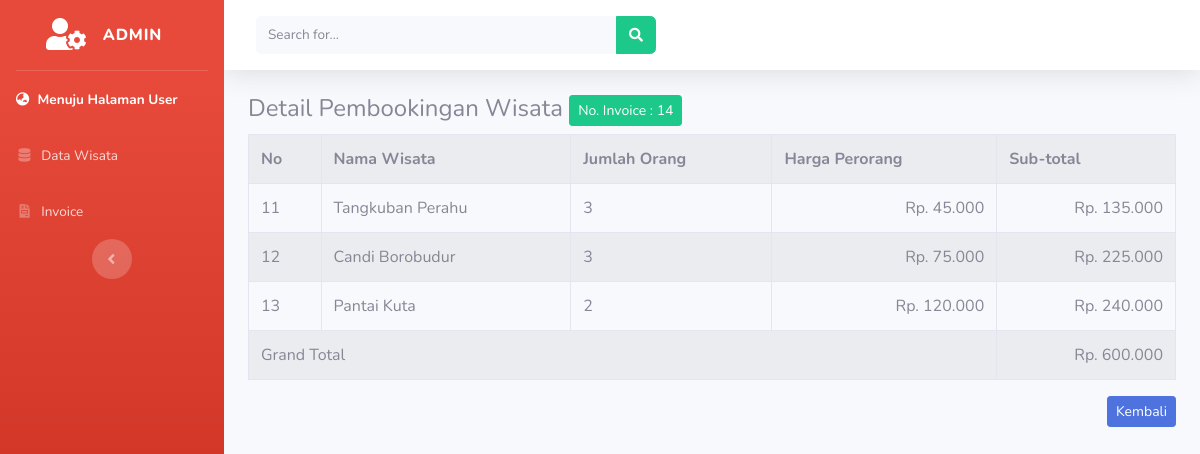
Screenshot of /index.php/admin/invoice/detail/14 with the database file from the repository.
### tables this page shows
CREATE TABLE `db_invoice` (
  `id_invoice` int(11) NOT NULL,
  `nama` varchar(125) NOT NULL,
  `jumlah_orang` int(5) NOT NULL,
  `tgl_booking` datetime NOT NULL,
  `batas_bayar` datetime NOT NULL
);

CREATE TABLE `db_booking` (
  `id_booking` int(11) NOT NULL,
  `id_invoice` int(11) NOT NULL,
  `id_wisata` int(11) NOT NULL,
  `nama_wisata` varchar(125) NOT NULL,
  `jumlah_orang` int(5) NOT NULL,
  `harga` int(25) NOT NULL,
  `pilihan` text NOT NULL
);

### application/controllers/admin/Invoice.php (called while the page is built, shortened)
<?php
class Invoice extends CI_Controller{
	public function detail($id_invoice){
		$data['invoice'] = $this->model_invoice->ambil_id_invoice($id_invoice);
		$data['booking'] = $this->model_invoice->ambil_id_booking($id_invoice);
		$this->load->view('templates_admin/header');
		$this->load->view('templates_admin/sidebar');
		$this->load->view('admin/detail_invoice', $data);
		$this->load->view('templates_admin/footer');
	}
}

### index.php (called while the page is built, shortened)
<?php
require_once BASEPATH.'core/CodeIgniter.php';

### application/models/model_invoice.php (called while the page is built, shortened)
<?php
class Model_invoice extends CI_Model{
	public function ambil_id_invoice($id_invoice){
		$result = $this->db->where('id_invoice', $id_invoice)->limit(1)->get('db_invoice');
		if($result->num_rows() >0){
			return $result->row();
		} else {
			return false;
		}
	}
	public function ambil_id_booking($id_invoice){
		$result = $this->db->where('id_invoice', $id_invoice)->get('db_booking');
		if($result->num_rows() >0){
			return $result->result();
		} else {
			return false;
		}
	}
}

### application/views/admin/detail_invoice.php (the view)
<div class="container-fluid">
	<h4>Detail Pembookingan Wisata <div class="btn btn-sm btn-success">No. Invoice : <?php echo $invoice->id_invoice ?></div></h4>
	<table class="table table-bordered table-hover table-striped">
		<tr>
			<th>No</th>
			<th>Nama Wisata</th>
			<th>Jumlah Orang</th>
			<th>Harga Perorang</th>
			<th>Sub-total</th>
		</tr>
		<?php
		$total = 0;
		foreach ($booking as $bkn) :
			$subtotal = $bkn->jumlah_orang * $bkn->harga;
			$total += $subtotal;
		 ?>
		 <tr>
		 	<td><?php echo $bkn->id_booking ?></td>
		 	<td><?php echo $bkn->nama_wisata ?></td>
		 	<td><?php echo $bkn->jumlah_orang ?></td>
		 	<td align="right">Rp. <?php echo number_format($bkn->harga,0,',','.') ?></td>
		 	<td align="right">Rp. <?php echo number_format($subtotal,0,',','.') ?></td>
		 </tr>
		<?php endforeach; ?>
		<tr>
			<td colspan="4" align="left">Grand Total</td>
			<td align="right">Rp. <?php echo number_format($total,0,',','.') ?></td>
		</tr>
	</table>
	<div align="right">
		<a href="<?php echo base_url('admin/invoice/index') ?>" ><div class="btn btn-sm btn-primary">Kembali</div></a>
	</div>
</div>

### rows the page displays
db_invoice: id_invoice "14"
db_booking: id_booking "11", nama_wisata "Tangkuban Perahu", jumlah_orang "3", harga "45.000", subtotal "135.000"
db_booking: id_booking "12", nama_wisata "Candi Borobudur", jumlah_orang "3", harga "75.000", subtotal "225.000"
db_booking: id_booking "13", nama_wisata "Pantai Kuta", jumlah_orang "2", harga "120.000", subtotal "240.000"

### other values shown
$total "600.000"
